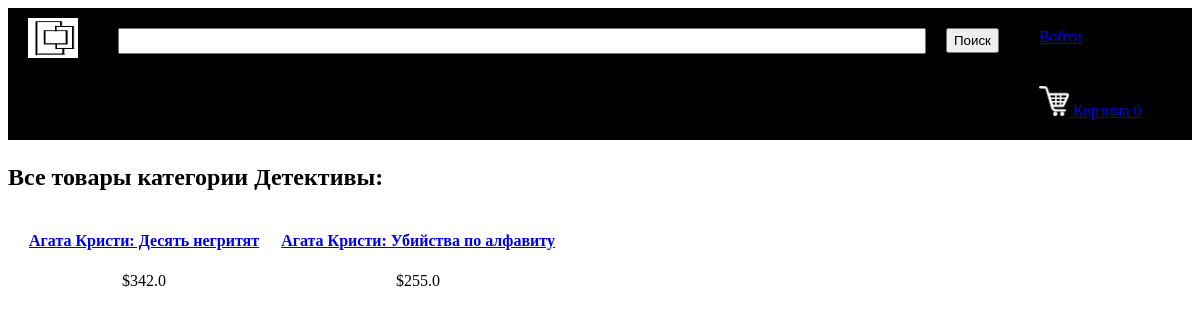
The app's page /displayCategory?categoryId=3 with its own data.
### tables this page shows
CREATE TABLE categories
		(categoryId INTEGER PRIMARY KEY,
		name TEXT
		);

CREATE TABLE products
		(productId INTEGER PRIMARY KEY,
		name TEXT,
		price REAL,
		description TEXT,
		stock INTEGER,
		categoryId INTEGER,
		FOREIGN KEY(categoryId) REFERENCES categories(categoryId)
		);

### main.py (the view)
@app.route("/displayCategory")
def displayCategory():
        loggedIn, firstName, noOfItems = getLoginDetails()
        categoryId = request.args.get("categoryId")
        with sqlite3.connect('database.db') as conn:
            cur = conn.cursor()
            cur.execute("SELECT products.productId, products.name, products.price, categories.name FROM products, categories WHERE products.categoryId = categories.categoryId AND categories.categoryId = " + categoryId)
            data = cur.fetchall()
        conn.close()
        categoryName = data[0][3]
        data = parse(data)
        return render_template('displayCategory.html', data=data, loggedIn=loggedIn, firstName=firstName, noOfItems=noOfItems, categoryName=categoryName)

### main.py (called while the page is built)
def getLoginDetails():
    with sqlite3.connect('database.db') as conn:
        cur = conn.cursor()
        if 'email' not in session:
            loggedIn = False
            firstName = ''
            noOfItems = 0
        else:
            loggedIn = True
            cur.execute("SELECT userId, firstName FROM users WHERE email = '" + session['email'] + "'")
            userId, firstName = cur.fetchone()
            cur.execute("SELECT count(productId) FROM basket WHERE userId = " + str(userId))
            noOfItems = cur.fetchone()[0]
    conn.close()
    return (loggedIn, firstName, noOfItems)

def parse(data):
    ans = []
    i = 0
    while i < len(data):
        curr = []
        for j in range(7):
            if i >= len(data):
                break
            curr.append(data[i])
            i += 1
        ans.append(curr)
    return ans

### templates/displayCategory.html (shortened to what this page needs)
<!DOCTYPE HTML>
<html>
<head>
<link rel="stylesheet" href={{ url_for('static', filename='css/home.css') }} />
<link rel="stylesheet" href={{ url_for('static', filename='css/topStyle.css') }} />
</head>
<body>
<div id="title">
	<a href="/">
		<img id="logo" src= {{ url_for('static', filename='images/logo.png') }} />
	</a>
	<form>
		<input id="searchBox" type="text" name="searchQuery">
		<input id="searchButton" type="submit" value="Поиск">
	</form>
	{% if not loggedIn %}
	<div id="signInButton">
		<a class="link" href="/loginForm">Войти</a>
	</div>
	{% endif %}
	<div id="kart">
		<a class="link" href="/basket">
			<img src={{url_for('static', filename='images/shoppingCart.png')}} id="cartIcon" />
			Корзина {{noOfItems}}
		</a>
	</div>
</div>
<div>
	<h2>Все товары категории {{categoryName}}:</h2>
	{% for itemData in data %}
	<table>
		<tr id="productName">
			{% for row in itemData %}
			<td>
				<a href="/productDescription?productId={{row[0]}}">
				{{row[1]}}
				</a>
			</td>
			{% endfor %}
		</tr>
		<tr id="productPrice">
			{% for row in itemData %}
			<td>
				${{row[2]}}
			</td>
			{% endfor %}
		</tr>
	</table>
	{% endfor %}
</div>
</body>
</html>

### static/css/home.css (style rules this page uses)
table { border-spacing: 20px; }
#productName { text-align: center; font-weight: bold; }
#productPrice { text-align: center; }

### static/css/topStyle.css (style rules this page uses)
#logo { height: 40px; width: 50px; margin-left: 20px; margin-top: 10px; margin-bottom: 10px; margin-right: 20px; float: left; }
#title { background-color: black; display: inline-block; width: 100%; }
#searchBox { height: 20px; width: 800px; margin-left: 20px; margin-top: 20px; margin-bottom: 20px; margin-right: 20px; float: left; font-size: 1.5em; }
#searchButton { height: 25px; margin-top: 20px; margin-bottom: 20px; margin-right: 20px; float: left; }
#signInButton { color: yellow; margin-top: 20px; margin-bottom: 20px; margin-left: 20px; margin-right: 20px; float: left; }
#kart { color: white; margin-top: 20px; margin-bottom: 20px; margin-left: 20px; margin-right: 20px; float: left; }
#cartIcon { height: 30px; width: 30px; }

### records on screen
categories: name "Детективы"
products: name "Агата Кристи: Десять негритят", price "342.0"
products: name "Агата Кристи: Убийства по алфавиту", price "255.0"

### other values on screen
{{ noOfItems }} "0"
